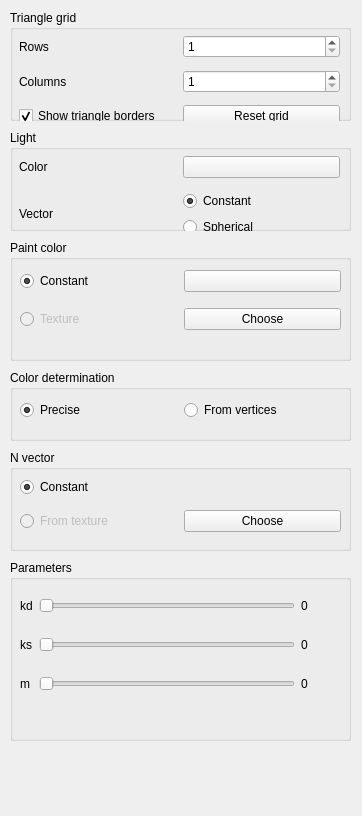
<?xml version="1.0" encoding="UTF-8"?>
<ui version="4.0">
 <class>ParametersPanel</class>
 <widget class="QWidget" name="ParametersPanel">
  <property name="geometry">
   <rect>
    <x>0</x>
    <y>0</y>
    <width>362</width>
    <height>816</height>
   </rect>
  </property>
  <property name="windowTitle">
   <string>Form</string>
  </property>
  <widget class="QGroupBox" name="groupBox">
   <property name="geometry">
    <rect>
     <x>10</x>
     <y>10</y>
     <width>341</width>
     <height>111</height>
    </rect>
   </property>
   <property name="title">
    <string>Triangle grid</string>
   </property>
   <widget class="QWidget" name="gridLayoutWidget">
    <property name="geometry">
     <rect>
      <x>9</x>
      <y>19</y>
      <width>321</width>
      <height>107</height>
     </rect>
    </property>
    <layout class="QGridLayout" name="gridLayout">
     <item row="1" column="0">
      <widget class="QLabel" name="label_2">
       <property name="text">
        <string>Columns</string>
       </property>
      </widget>
     </item>
     <item row="0" column="0">
      <widget class="QLabel" name="label">
       <property name="text">
        <string>Rows</string>
       </property>
      </widget>
     </item>
     <item row="0" column="1">
      <widget class="QSpinBox" name="row_spin">
       <property name="minimum">
        <number>1</number>
       </property>
       <property name="maximum">
        <number>1000</number>
       </property>
      </widget>
     </item>
     <item row="1" column="1">
      <widget class="QSpinBox" name="col_spin">
       <property name="minimum">
        <number>1</number>
       </property>
       <property name="maximum">
        <number>1000</number>
       </property>
      </widget>
     </item>
     <item row="2" column="0">
      <widget class="QCheckBox" name="borders_check">
       <property name="text">
        <string>Show triangle borders</string>
       </property>
       <property name="checked">
        <bool>true</bool>
       </property>
      </widget>
     </item>
     <item row="2" column="1">
      <widget class="QPushButton" name="reset_grid_button">
       <property name="text">
        <string>Reset grid</string>
       </property>
      </widget>
     </item>
    </layout>
   </widget>
  </widget>
  <widget class="QGroupBox" name="groupBox_2">
   <property name="geometry">
    <rect>
     <x>10</x>
     <y>130</y>
     <width>341</width>
     <height>101</height>
    </rect>
   </property>
   <property name="title">
    <string>Light</string>
   </property>
   <widget class="QWidget" name="gridLayoutWidget_2">
    <property name="geometry">
     <rect>
      <x>9</x>
      <y>19</y>
      <width>321</width>
      <height>95</height>
     </rect>
    </property>
    <layout class="QGridLayout" name="gridLayout_2">
     <item row="1" column="0">
      <widget class="QLabel" name="label_4">
       <property name="text">
        <string>Vector</string>
       </property>
      </widget>
     </item>
     <item row="0" column="0">
      <widget class="QLabel" name="label_3">
       <property name="text">
        <string>Color</string>
       </property>
      </widget>
     </item>
     <item row="1" column="1">
      <layout class="QVBoxLayout" name="verticalLayout">
       <item>
        <widget class="QRadioButton" name="constant_light_radio">
         <property name="minimumSize">
          <size>
           <width>154</width>
           <height>0</height>
          </size>
         </property>
         <property name="text">
          <string>Constant</string>
         </property>
         <property name="checked">
          <bool>true</bool>
         </property>
         <attribute name="buttonGroup">
          <string notr="true">light_button_group</string>
         </attribute>
        </widget>
       </item>
       <item>
        <widget class="QRadioButton" name="sphere_light_radio">
         <property name="text">
          <string>Spherical</string>
         </property>
         <attribute name="buttonGroup">
          <string notr="true">light_button_group</string>
         </attribute>
        </widget>
       </item>
      </layout>
     </item>
     <item row="0" column="1">
      <widget class="QPushButton" name="light_color_button">
       <property name="text">
        <string/>
       </property>
      </widget>
     </item>
    </layout>
   </widget>
  </widget>
  <widget class="QGroupBox" name="groupBox_3">
   <property name="geometry">
    <rect>
     <x>10</x>
     <y>240</y>
     <width>341</width>
     <height>121</height>
    </rect>
   </property>
   <property name="title">
    <string>Paint color</string>
   </property>
   <widget class="QWidget" name="gridLayoutWidget_3">
    <property name="geometry">
     <rect>
      <x>10</x>
      <y>20</y>
      <width>321</width>
      <height>81</height>
     </rect>
    </property>
    <layout class="QGridLayout" name="gridLayout_3">
     <item row="1" column="1">
      <widget class="QPushButton" name="paint_texture_button">
       <property name="minimumSize">
        <size>
         <width>156</width>
         <height>0</height>
        </size>
       </property>
       <property name="text">
        <string>Choose</string>
       </property>
      </widget>
     </item>
     <item row="0" column="0">
      <widget class="QRadioButton" name="constant_paint_radio">
       <property name="text">
        <string>Constant</string>
       </property>
       <property name="checked">
        <bool>true</bool>
       </property>
       <attribute name="buttonGroup">
        <string notr="true">paint_button_group</string>
       </attribute>
      </widget>
     </item>
     <item row="1" column="0">
      <widget class="QRadioButton" name="texture_paint_radio">
       <property name="enabled">
        <bool>false</bool>
       </property>
       <property name="text">
        <string>Texture</string>
       </property>
       <attribute name="buttonGroup">
        <string notr="true">paint_button_group</string>
       </attribute>
      </widget>
     </item>
     <item row="0" column="1">
      <widget class="QPushButton" name="paint_color_button">
       <property name="text">
        <string/>
       </property>
      </widget>
     </item>
    </layout>
   </widget>
  </widget>
  <widget class="QGroupBox" name="groupBox_5">
   <property name="geometry">
    <rect>
     <x>10</x>
     <y>370</y>
     <width>341</width>
     <height>71</height>
    </rect>
   </property>
   <property name="title">
    <string>Color determination</string>
   </property>
   <widget class="QWidget" name="gridLayoutWidget_4">
    <property name="geometry">
     <rect>
      <x>10</x>
      <y>20</y>
      <width>321</width>
      <height>41</height>
     </rect>
    </property>
    <layout class="QGridLayout" name="gridLayout_4">
     <item row="0" column="0">
      <widget class="QRadioButton" name="precise_paint_radio">
       <property name="text">
        <string>Precise</string>
       </property>
       <property name="checked">
        <bool>true</bool>
       </property>
       <attribute name="buttonGroup">
        <string notr="true">color_det_button_group</string>
       </attribute>
      </widget>
     </item>
     <item row="0" column="1">
      <widget class="QRadioButton" name="vertex_paint_radio">
       <property name="text">
        <string>From vertices</string>
       </property>
       <attribute name="buttonGroup">
        <string notr="true">color_det_button_group</string>
       </attribute>
      </widget>
     </item>
    </layout>
   </widget>
  </widget>
  <widget class="QGroupBox" name="groupBox_4">
   <property name="geometry">
    <rect>
     <x>10</x>
     <y>450</y>
     <width>341</width>
     <height>101</height>
    </rect>
   </property>
   <property name="title">
    <string>N vector</string>
   </property>
   <widget class="QWidget" name="gridLayoutWidget_5">
    <property name="geometry">
     <rect>
      <x>10</x>
      <y>20</y>
      <width>321</width>
      <height>71</height>
     </rect>
    </property>
    <layout class="QGridLayout" name="gridLayout_5">
     <item row="1" column="0">
      <widget class="QRadioButton" name="texture_n_radio">
       <property name="enabled">
        <bool>false</bool>
       </property>
       <property name="text">
        <string>From texture</string>
       </property>
       <attribute name="buttonGroup">
        <string notr="true">n_button_group</string>
       </attribute>
      </widget>
     </item>
     <item row="0" column="0">
      <widget class="QRadioButton" name="constant_n_radio">
       <property name="text">
        <string>Constant</string>
       </property>
       <property name="checked">
        <bool>true</bool>
       </property>
       <attribute name="buttonGroup">
        <string notr="true">n_button_group</string>
       </attribute>
      </widget>
     </item>
     <item row="1" column="1">
      <widget class="QPushButton" name="normal_map_button">
       <property name="text">
        <string>Choose</string>
       </property>
      </widget>
     </item>
    </layout>
   </widget>
  </widget>
  <widget class="QGroupBox" name="groupBox_6">
   <property name="geometry">
    <rect>
     <x>10</x>
     <y>560</y>
     <width>341</width>
     <height>181</height>
    </rect>
   </property>
   <property name="title">
    <string>Parameters</string>
   </property>
   <widget class="QWidget" name="gridLayoutWidget_6">
    <property name="geometry">
     <rect>
      <x>10</x>
      <y>20</y>
      <width>321</width>
      <height>131</height>
     </rect>
    </property>
    <layout class="QGridLayout" name="gridLayout_6">
     <item row="2" column="0">
      <widget class="QLabel" name="label_9">
       <property name="text">
        <string>m</string>
       </property>
      </widget>
     </item>
     <item row="1" column="1">
      <widget class="QSlider" name="ks_slider">
       <property name="maximum">
        <number>100</number>
       </property>
       <property name="orientation">
        <enum>Qt::Horizontal</enum>
       </property>
      </widget>
     </item>
     <item row="2" column="1">
      <widget class="QSlider" name="m_slider">
       <property name="minimum">
        <number>1</number>
       </property>
       <property name="maximum">
        <number>100</number>
       </property>
       <property name="orientation">
        <enum>Qt::Horizontal</enum>
       </property>
      </widget>
     </item>
     <item row="0" column="1">
      <widget class="QSlider" name="kd_slider">
       <property name="minimum">
        <number>0</number>
       </property>
       <property name="maximum">
        <number>100</number>
       </property>
       <property name="orientation">
        <enum>Qt::Horizontal</enum>
       </property>
      </widget>
     </item>
     <item row="1" column="0">
      <widget class="QLabel" name="label_8">
       <property name="text">
        <string>ks</string>
       </property>
      </widget>
     </item>
     <item row="0" column="0">
      <widget class="QLabel" name="label_7">
       <property name="text">
        <string>kd</string>
       </property>
      </widget>
     </item>
     <item row="0" column="2">
      <widget class="QLabel" name="kd_label">
       <property name="minimumSize">
        <size>
         <width>40</width>
         <height>0</height>
        </size>
       </property>
       <property name="text">
        <string>0</string>
       </property>
      </widget>
     </item>
     <item row="1" column="2">
      <widget class="QLabel" name="ks_label">
       <property name="minimumSize">
        <size>
         <width>40</width>
         <height>0</height>
        </size>
       </property>
       <property name="text">
        <string>0</string>
       </property>
      </widget>
     </item>
     <item row="2" column="2">
      <widget class="QLabel" name="m_label">
       <property name="minimumSize">
        <size>
         <width>40</width>
         <height>0</height>
        </size>
       </property>
       <property name="text">
        <string>0</string>
       </property>
      </widget>
     </item>
    </layout>
   </widget>
  </widget>
 </widget>
 <resources/>
 <connections/>
 <buttongroups>
  <buttongroup name="color_det_button_group"/>
  <buttongroup name="n_button_group"/>
  <buttongroup name="light_button_group"/>
  <buttongroup name="paint_button_group"/>
 </buttongroups>
</ui>
